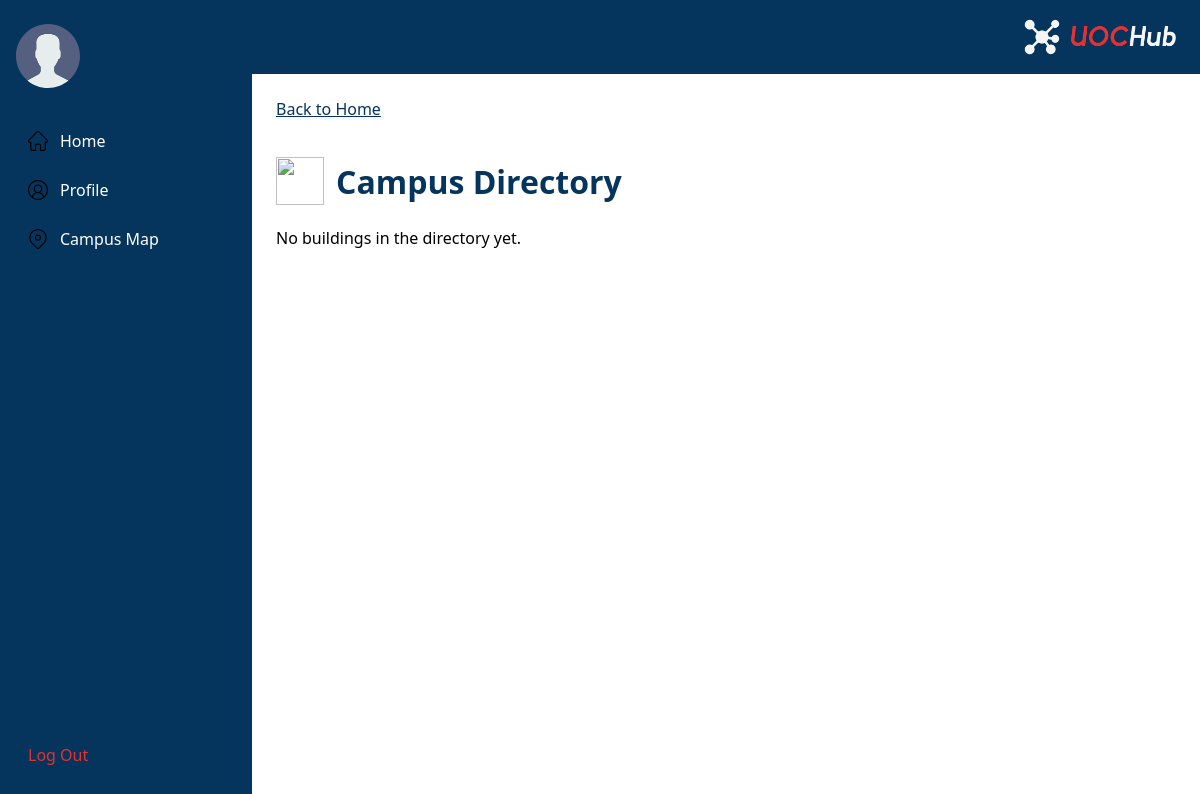
Before: /directory/ with the older database file.
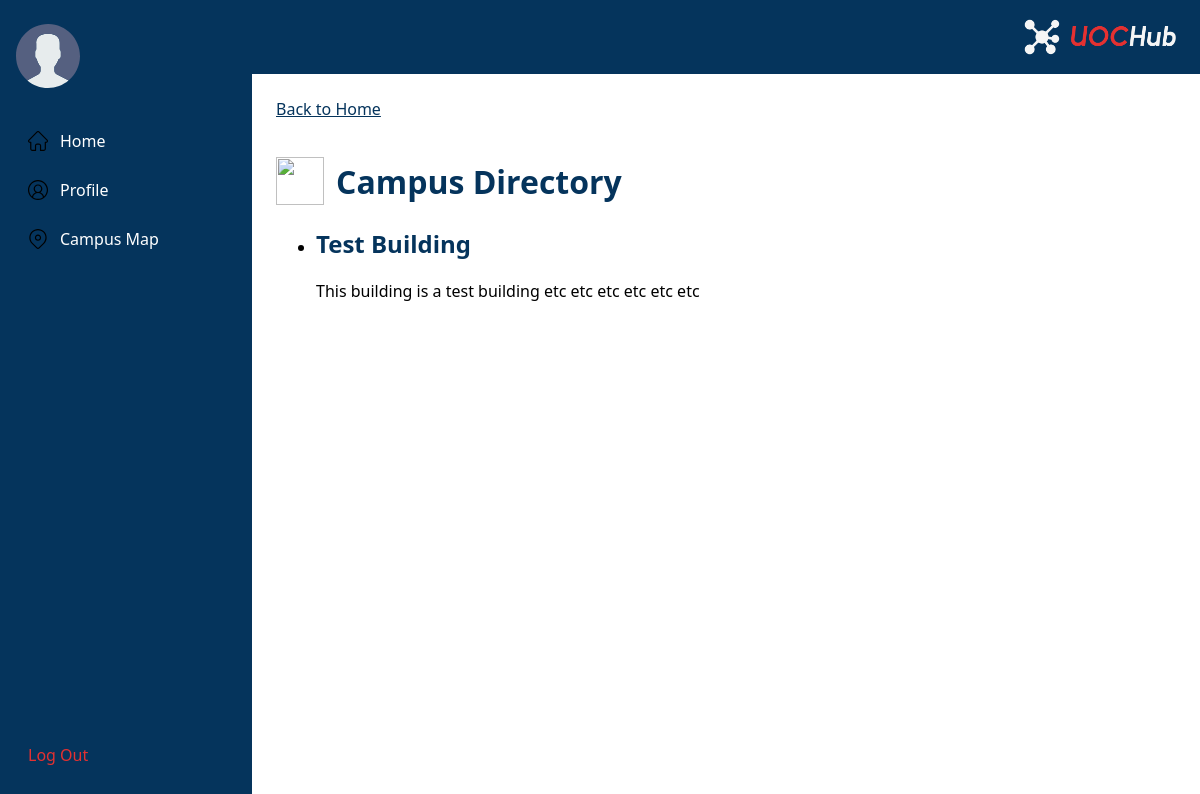
After: the same page with the newer database file.
### core/models.py (models this page shows, shortened)
class Building(models.Model):
    name = models.CharField(max_length=100)
    slug = models.SlugField(unique=True)
    description = models.TextField(blank=True)

### core/views.py (the view)
# urls.py: path("directory/", views.directory, name="directory"),
def directory(request):
    buildings = Building.objects.all()
    return render(
        request,
        "core/directory.html",
        {"title": "Campus Directory", "buildings": buildings},
    )

### core/templates/core/directory.html
{% extends "core/base.html" %}
{% load static %}
{% block content %}
<a class="back-link" href="{% url 'home' %}">Back to Home</a>
<h1 class="page-title">
    <img class="page-icon" src="{% static 'icons/campus-directory.svg' %}" alt="">
    Campus Directory
</h1>
{% if buildings %}
<ul>
    {% for building in buildings %}
    <li>
        <h2>{{ building.name }}</h2>
        <p>{{ building.description }}</p>
    </li>
    {% endfor %}
</ul>
{% else %}
<p>No buildings in the directory yet.</p>
{% endif %}
{% endblock %}

Changed rows visible on the page:
added Building: name "Test Building", description "This building is a test building etc etc etc etc etc etc"
Other visible differences:
text no longer shown: "No buildings in the directory yet."
